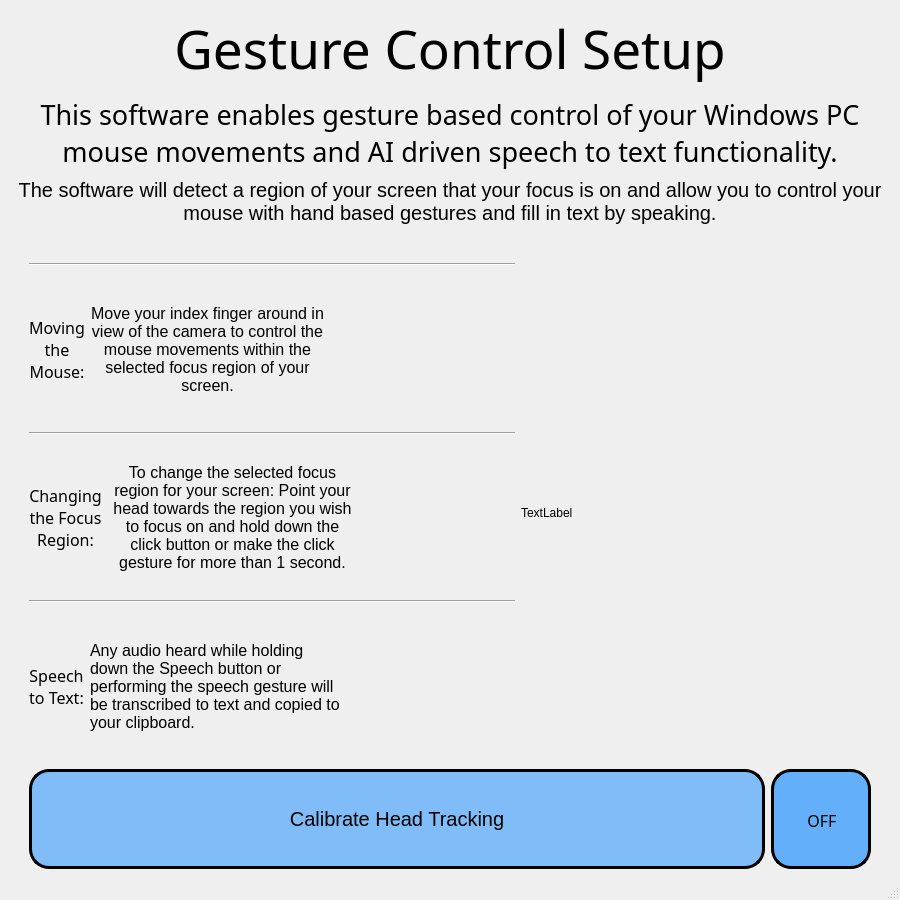
<?xml version="1.0" encoding="UTF-8"?>
<ui version="4.0">
 <class>MainWindow</class>
 <widget class="QMainWindow" name="MainWindow">
  <property name="geometry">
   <rect>
    <x>0</x>
    <y>0</y>
    <width>900</width>
    <height>900</height>
   </rect>
  </property>
  <property name="windowTitle">
   <string>MainWindow</string>
  </property>
  <property name="styleSheet">
   <string notr="true">QPushButton {
  border: 3px solid black;
  border-radius: 20px;
  padding: 0 8px;
  background: rgba(100, 175, 250, 0.8);
}

QPushButton:hover {
  border: 2px solid black;
  background: rgba(100, 175, 250, 0.6);
}

QPushButton:pressed {
  border: 4px solid black;
  border-radius: 20px;
  padding: 3px 5px 1px 7px;
  background: rgba(100, 175, 250, 1.0);
}

QPushButton:checked {
  border: 2px solid black;
  background: rgba(100, 175, 250, 0.6);
}</string>
  </property>
  <widget class="QWidget" name="centralwidget">
   <layout class="QVBoxLayout" name="verticalLayout">
    <item>
     <widget class="QLabel" name="label">
      <property name="font">
       <font>
        <family>Arial Rounded MT Bold</family>
        <pointsize>40</pointsize>
       </font>
      </property>
      <property name="text">
       <string>Gesture Control Setup</string>
      </property>
      <property name="alignment">
       <set>Qt::AlignCenter</set>
      </property>
     </widget>
    </item>
    <item>
     <widget class="QLabel" name="label_3">
      <property name="font">
       <font>
        <family>Arial Rounded MT Bold</family>
        <pointsize>20</pointsize>
       </font>
      </property>
      <property name="text">
       <string>This software enables gesture based control of your Windows PC mouse movements and AI driven speech to text functionality.</string>
      </property>
      <property name="alignment">
       <set>Qt::AlignCenter</set>
      </property>
      <property name="wordWrap">
       <bool>true</bool>
      </property>
     </widget>
    </item>
    <item>
     <widget class="QLabel" name="label_6">
      <property name="font">
       <font>
        <family>Arial</family>
        <pointsize>15</pointsize>
       </font>
      </property>
      <property name="text">
       <string>The software will detect a region of your screen that your focus is on and allow you to control your mouse with hand based gestures and fill in text by speaking.</string>
      </property>
      <property name="alignment">
       <set>Qt::AlignHCenter|Qt::AlignTop</set>
      </property>
      <property name="wordWrap">
       <bool>true</bool>
      </property>
     </widget>
    </item>
    <item>
     <layout class="QHBoxLayout" name="horizontalLayout_4">
      <property name="leftMargin">
       <number>20</number>
      </property>
      <property name="rightMargin">
       <number>20</number>
      </property>
      <item>
       <layout class="QVBoxLayout" name="verticalLayout_3">
        <item>
         <widget class="Line" name="line">
          <property name="orientation">
           <enum>Qt::Horizontal</enum>
          </property>
         </widget>
        </item>
        <item>
         <layout class="QHBoxLayout" name="horizontalLayout">
          <item>
           <widget class="QLabel" name="label_2">
            <property name="maximumSize">
             <size>
              <width>75</width>
              <height>16777215</height>
             </size>
            </property>
            <property name="font">
             <font>
              <family>Arial Rounded MT Bold</family>
              <pointsize>12</pointsize>
             </font>
            </property>
            <property name="text">
             <string>Moving the Mouse:</string>
            </property>
            <property name="alignment">
             <set>Qt::AlignCenter</set>
            </property>
            <property name="wordWrap">
             <bool>true</bool>
            </property>
           </widget>
          </item>
          <item>
           <widget class="QLabel" name="label_4">
            <property name="sizePolicy">
             <sizepolicy hsizetype="MinimumExpanding" vsizetype="Preferred">
              <horstretch>0</horstretch>
              <verstretch>0</verstretch>
             </sizepolicy>
            </property>
            <property name="maximumSize">
             <size>
              <width>500</width>
              <height>16777215</height>
             </size>
            </property>
            <property name="font">
             <font>
              <family>Arial</family>
              <pointsize>12</pointsize>
              <weight>50</weight>
              <bold>false</bold>
             </font>
            </property>
            <property name="text">
             <string>Move your index finger around in view of the camera to control the mouse movements within the selected focus region of your screen.</string>
            </property>
            <property name="alignment">
             <set>Qt::AlignCenter</set>
            </property>
            <property name="wordWrap">
             <bool>true</bool>
            </property>
           </widget>
          </item>
          <item>
           <spacer name="horizontalSpacer">
            <property name="orientation">
             <enum>Qt::Horizontal</enum>
            </property>
            <property name="sizeHint" stdset="0">
             <size>
              <width>40</width>
              <height>20</height>
             </size>
            </property>
           </spacer>
          </item>
         </layout>
        </item>
        <item>
         <widget class="Line" name="line_2">
          <property name="orientation">
           <enum>Qt::Horizontal</enum>
          </property>
         </widget>
        </item>
        <item>
         <layout class="QHBoxLayout" name="horizontalLayout_2">
          <item>
           <widget class="QLabel" name="label_8">
            <property name="maximumSize">
             <size>
              <width>75</width>
              <height>16777215</height>
             </size>
            </property>
            <property name="font">
             <font>
              <family>Arial Rounded MT Bold</family>
              <pointsize>12</pointsize>
             </font>
            </property>
            <property name="text">
             <string>Changing the Focus Region:</string>
            </property>
            <property name="alignment">
             <set>Qt::AlignCenter</set>
            </property>
            <property name="wordWrap">
             <bool>true</bool>
            </property>
           </widget>
          </item>
          <item>
           <widget class="QLabel" name="label_5">
            <property name="sizePolicy">
             <sizepolicy hsizetype="MinimumExpanding" vsizetype="Preferred">
              <horstretch>0</horstretch>
              <verstretch>0</verstretch>
             </sizepolicy>
            </property>
            <property name="maximumSize">
             <size>
              <width>500</width>
              <height>16777215</height>
             </size>
            </property>
            <property name="font">
             <font>
              <family>Arial</family>
              <pointsize>12</pointsize>
             </font>
            </property>
            <property name="text">
             <string>To change the selected focus region for your screen: Point your head towards the region you wish to focus on and hold down the click button or make the click gesture for more than 1 second.</string>
            </property>
            <property name="alignment">
             <set>Qt::AlignCenter</set>
            </property>
            <property name="wordWrap">
             <bool>true</bool>
            </property>
           </widget>
          </item>
          <item>
           <spacer name="horizontalSpacer_2">
            <property name="orientation">
             <enum>Qt::Horizontal</enum>
            </property>
            <property name="sizeHint" stdset="0">
             <size>
              <width>40</width>
              <height>20</height>
             </size>
            </property>
           </spacer>
          </item>
         </layout>
        </item>
        <item>
         <widget class="Line" name="line_3">
          <property name="orientation">
           <enum>Qt::Horizontal</enum>
          </property>
         </widget>
        </item>
        <item>
         <layout class="QHBoxLayout" name="horizontalLayout_3">
          <item>
           <widget class="QLabel" name="label_7">
            <property name="maximumSize">
             <size>
              <width>75</width>
              <height>16777215</height>
             </size>
            </property>
            <property name="font">
             <font>
              <family>Arial Rounded MT Bold</family>
              <pointsize>12</pointsize>
             </font>
            </property>
            <property name="text">
             <string>Speech to Text:</string>
            </property>
            <property name="alignment">
             <set>Qt::AlignCenter</set>
            </property>
            <property name="wordWrap">
             <bool>true</bool>
            </property>
           </widget>
          </item>
          <item>
           <widget class="QLabel" name="label_9">
            <property name="sizePolicy">
             <sizepolicy hsizetype="MinimumExpanding" vsizetype="Preferred">
              <horstretch>0</horstretch>
              <verstretch>0</verstretch>
             </sizepolicy>
            </property>
            <property name="maximumSize">
             <size>
              <width>500</width>
              <height>16777215</height>
             </size>
            </property>
            <property name="font">
             <font>
              <family>Arial</family>
              <pointsize>12</pointsize>
             </font>
            </property>
            <property name="text">
             <string>Any audio heard while holding down the Speech button or performing the speech gesture will be transcribed to text and copied to your clipboard. </string>
            </property>
            <property name="wordWrap">
             <bool>true</bool>
            </property>
           </widget>
          </item>
          <item>
           <spacer name="horizontalSpacer_3">
            <property name="orientation">
             <enum>Qt::Horizontal</enum>
            </property>
            <property name="sizeHint" stdset="0">
             <size>
              <width>40</width>
              <height>20</height>
             </size>
            </property>
           </spacer>
          </item>
         </layout>
        </item>
       </layout>
      </item>
      <item>
       <widget class="QLabel" name="label_11">
        <property name="minimumSize">
         <size>
          <width>350</width>
          <height>500</height>
         </size>
        </property>
        <property name="text">
         <string>TextLabel</string>
        </property>
       </widget>
      </item>
     </layout>
    </item>
    <item>
     <layout class="QHBoxLayout" name="horizontalLayout_5">
      <property name="leftMargin">
       <number>20</number>
      </property>
      <property name="topMargin">
       <number>0</number>
      </property>
      <property name="rightMargin">
       <number>20</number>
      </property>
      <item>
       <widget class="QPushButton" name="nextButton">
        <property name="sizePolicy">
         <sizepolicy hsizetype="MinimumExpanding" vsizetype="Fixed">
          <horstretch>0</horstretch>
          <verstretch>0</verstretch>
         </sizepolicy>
        </property>
        <property name="minimumSize">
         <size>
          <width>0</width>
          <height>100</height>
         </size>
        </property>
        <property name="font">
         <font>
          <family>Arial</family>
          <pointsize>15</pointsize>
         </font>
        </property>
        <property name="text">
         <string>Calibrate Head Tracking</string>
        </property>
       </widget>
      </item>
      <item>
       <widget class="QPushButton" name="toggleButton">
        <property name="minimumSize">
         <size>
          <width>100</width>
          <height>100</height>
         </size>
        </property>
        <property name="maximumSize">
         <size>
          <width>100</width>
          <height>100</height>
         </size>
        </property>
        <property name="font">
         <font>
          <family>Arial Rounded MT Bold</family>
          <pointsize>12</pointsize>
         </font>
        </property>
        <property name="styleSheet">
         <string notr="true">QPushButton {
  border: 4px solid black;
  border-radius: 20px;
  padding: 3px 5px 1px 7px;
  background: rgba(100, 175, 250, 0.6);

}

QPushButton:pressed {
  border: 5px solid black;
  border-radius: 20px;
  padding: 3px 5px 1px 7px;
  background: rgba(100, 175, 250, 1.0);
}

QPushButton:checked {
  border: 3px solid black;
  background: rgba(100, 175, 250, 1.0);
}</string>
        </property>
        <property name="text">
         <string>OFF</string>
        </property>
        <property name="checkable">
         <bool>true</bool>
        </property>
        <property name="checked">
         <bool>true</bool>
        </property>
       </widget>
      </item>
     </layout>
    </item>
   </layout>
  </widget>
  <widget class="QMenuBar" name="menubar">
   <property name="geometry">
    <rect>
     <x>0</x>
     <y>0</y>
     <width>900</width>
     <height>22</height>
    </rect>
   </property>
  </widget>
  <widget class="QStatusBar" name="statusbar"/>
 </widget>
 <resources/>
 <connections/>
</ui>
